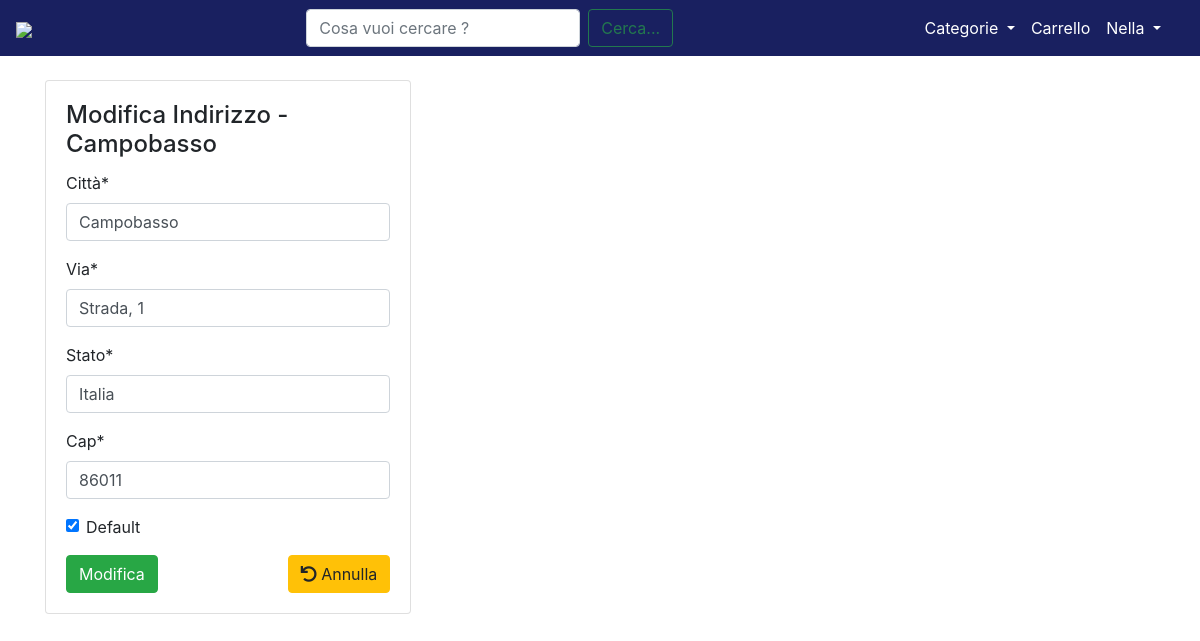
The app's page /user/address/1/modify/ (signed in) with its own data.
### core/models.py (models this page shows, shortened)
class ShippingAddress(models.Model):
    user = models.ForeignKey(User, on_delete=models.CASCADE, null=True)
    stato = models.CharField(max_length=30)
    città = models.CharField(max_length=30)
    cap = models.CharField(max_length=5)
    via = models.CharField(max_length=50)
    interno = models.CharField(max_length=30, blank=True)
    note = models.TextField(blank=True)
    default = models.BooleanField(default=False)
    class Meta:
        verbose_name_plural = 'Addresses'

### core/views.py (the view, shortened to what this page needs)
# urls.py: path('user/address/<int:pk>/modify/', login_required(views.AddressChange.as_view()), name='address_modifica'),
class AddressChange(UpdateView):
    model = ShippingAddress
    fields = ('città', 'via', 'stato', 'cap', 'default')
    template_name = 'accounts/address_change.html'
    def dispatch(self, request, *args, **kwargs):
        user = self.request.user
        address_id = self.kwargs['pk']
        address = get_object_or_404(ShippingAddress, id=address_id)
        if user.id is not address.user.id:
            messages.info(request, "Non puoi accedere a questa pagina !")
            return HomeView(request)
        return super().dispatch(request, *args, **kwargs)

### accounts/templates/accounts/address_change.html (shortened to what this page needs)
{%  extends 'base.html' %}
{%  load static %}
{%  load crispy_forms_tags%}
{% block content %}
<link rel="stylesheet" href="https://pro.fontawesome.com/releases/v5.13.0/css/all.css">
<br>
<div class="card " style="display: inline-block;width: 33%;">
    <div class="card-body">
        <h4 class="card-title">Modifica Indirizzo - {{ object.città }}</h4>
        <form method="post">{% csrf_token %}
            {{ form|crispy }}
            <input class="btn btn-success" type="submit" value="Modifica">
            <a class="btn btn-warning float-right" href="{%  url 'address_page' username=request.user.username %}">
                <i class="fas fa-undo"></i>
                Annulla
            </a>
        </form>
    </div>
</div>
{% endblock content %}

### templates/base.html (shortened to what this page needs)
{% load static %}
<!DOCTYPE html>
<html lang="it">
<head>
    <link rel="stylesheet" href="https://maxcdn.bootstrapcdn.com/bootstrap/4.0.0/css/bootstrap.min.css"
>
    <link rel="stylesheet" href="{% static 'css/base.css' %}">
</head>
<body>
<nav class="navbar navbar-expand-lg navbar-dark" style="background-color: #192060;">
    <a class="navbar-brand ml-auto" href="/"><img style="width: 9rem;"
                                                  src="https://github.com/LucaCarnevale/temporary_files/blob/main/logo_sito.PNG?raw=true"></a>
    <div class="container">
        <div class="collapse navbar-collapse" id="navbarSupportedContent">
            <form class="form-inline my-2 my-lg-0 mx-auto" action="{% url 'cerca' %}">
                <input name="kw" class="inputCerca form-control mr-sm-2" type="search" placeholder="Cosa vuoi cercare ?"
                       aria-label="Search">
                <button class="cerca btn btn-outline-success" type="submit">Cerca...</button>
            </form>
            <ul class="navbar-nav">
                <div class="collapse navbar-collapse" id="navbarNavDarkDropdown">
                    <ul class="navbar-nav">
                        <li class="nav-item dropdown active">
                            <a class="nav-link dropdown-toggle" href="#" id="navbarDropdown" role="button"
                               data-toggle="dropdown" aria-haspopup="true" aria-expanded="false">
                                Categorie
                            </a>
                        </li>
                    </ul>
                </div>
                {% if request.user.is_authenticated %}
                <li class="nav-item active ml-auto">
                    <a class="nav-link active" aria-current="page" href="{% url 'order_summary' %}">Carrello</a>
                </li>
                <li class="nav-item dropdown active">
                    <a class="nav-link dropdown-toggle" href="#" id="navbarDropdown" role="button"
                       data-toggle="dropdown" aria-expanded="false">
                        {{ request.user.username }}
                    </a>
                </li>
                {% endif %}
            </ul>
        </div>
    </div>
</nav>
<div class="container">
    {% block content %}
    {% endblock content %}
</div>
</body>
</html>

### static/css/base.css (style rules this page uses)
body, html { height: 100%; margin: 0; }

### records on screen
ShippingAddress: città "Campobasso", via "Strada, 1", stato "Italia", cap "86011", default "☑"

### other values on screen
{{ request.user.username }} "Nella"
